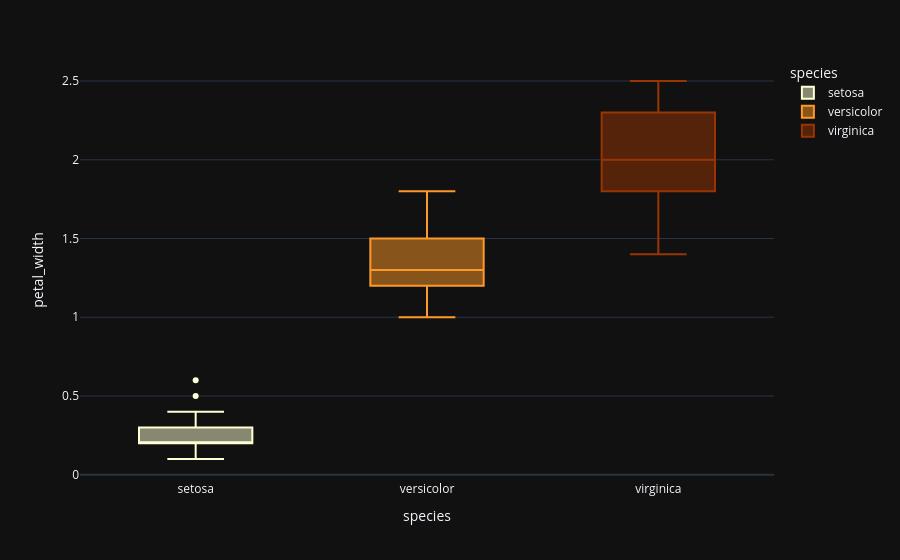

The cell this chart's notebook holds for it:
### Code cell
fig = px.box(data_frame=iris, x='species',y='petal_width',color='species',color_discrete_sequence=['#ffffd4 ','#fe9929 ','#993404 '], template='plotly_dark',orientation='v')
fig.show()

### Figure 1 — Plotly figure (JSON) as saved in the notebook; plotly's stock layout.template omitted (floating-point values rounded to 4 significant figures)
{"data": [{"alignmentgroup": "True", "hovertemplate": "species=%{x}<br>petal_width=%{y}<extra></extra>", "legendgroup": "setosa", "marker": {"color": "#ffffd4 "}, "name": "setosa", "notched": false, "offsetgroup": "setosa", "orientation": "v", "showlegend": true, "x": ["setosa", "setosa", "setosa", "setosa", "setosa", "setosa", "setosa", "setosa", "setosa", "setosa", "setosa", "setosa", "setosa", "setosa", "setosa", "setosa", "setosa", "setosa", "setosa", "setosa", "setosa", "setosa", "setosa", "setosa", "setosa", "setosa", "setosa", "setosa", "setosa", "setosa", "setosa", "setosa", "setosa", "setosa", "setosa", "setosa", "setosa", "setosa", "setosa", "setosa", "setosa", "setosa", "setosa", "setosa", "setosa", "setosa", "setosa", "setosa", "setosa", "setosa"], "x0": " ", "xaxis": "x", "y": [0.2, 0.2, 0.2, 0.2, 0.2, 0.4, 0.3, 0.2, 0.2, 0.1, 0.2, 0.2, 0.1, 0.1, 0.2, 0.4, 0.4, 0.3, 0.3, 0.3, 0.2, 0.4, 0.2, 0.5, 0.2, 0.2, 0.4, 0.2, 0.2, 0.2, 0.2, 0.4, 0.1, 0.2, 0.2, 0.2, 0.2, 0.1, 0.2, 0.2, 0.3, 0.3, 0.2, 0.6, 0.4, 0.3, 0.2, 0.2, 0.2, 0.2], "y0": " ", "yaxis": "y", "type": "box"}, {"alignmentgroup": "True", "hovertemplate": "species=%{x}<br>petal_width=%{y}<extra></extra>", "legendgroup": "versicolor", "marker": {"color": "#fe9929 "}, "name": "versicolor", "notched": false, "offsetgroup": "versicolor", "orientation": "v", "showlegend": true, "x": ["versicolor", "versicolor", "versicolor", "versicolor", "versicolor", "versicolor", "versicolor", "versicolor", "versicolor", "versicolor", "versicolor", "versicolor", "versicolor", "versicolor", "versicolor", "versicolor", "versicolor", "versicolor", "versicolor", "versicolor", "versicolor", "versicolor", "versicolor", "versicolor", "versicolor", "versicolor", "versicolor", "versicolor", "versicolor", "versicolor", "versicolor", "versicolor", "versicolor", "versicolor", "versicolor", "versicolor", "versicolor", "versicolor", "versicolor", "versicolor", "versicolor", "versicolor", "versicolor", "versicolor", "versicolor", "versicolor", "versicolor", "versicolor", "versicolor", "versicolor"], "x0": " ", "xaxis": "x", "y": [1.4, 1.5, 1.5, 1.3, 1.5, 1.3, 1.6, 1.0, 1.3, 1.4, 1.0, 1.5, 1.0, 1.4, 1.3, 1.4, 1.5, 1.0, 1.5, 1.1, 1.8, 1.3, 1.5, 1.2, 1.3, 1.4, 1.4, 1.7, 1.5, 1.0, 1.1, 1.0, 1.2, 1.6, 1.5, 1.6, 1.5, 1.3, 1.3, 1.3, 1.2, 1.4, 1.2, 1.0, 1.3, 1.2, 1.3, 1.3, 1.1, 1.3], "y0": " ", "yaxis": "y", "type": "box"}, {"alignmentgroup": "True", "hovertemplate": "species=%{x}<br>petal_width=%{y}<extra></extra>", "legendgroup": "virginica", "marker": {"color": "#993404 "}, "name": "virginica", "notched": false, "offsetgroup": "virginica", "orientation": "v", "showlegend": true, "x": ["virginica", "virginica", "virginica", "virginica", "virginica", "virginica", "virginica", "virginica", "virginica", "virginica", "virginica", "virginica", "virginica", "virginica", "virginica", "virginica", "virginica", "virginica", "virginica", "virginica", "virginica", "virginica", "virginica", "virginica", "virginica", "virginica", "virginica", "virginica", "virginica", "virginica", "virginica", "virginica", "virginica", "virginica", "virginica", "virginica", "virginica", "virginica", "virginica", "virginica", "virginica", "virginica", "virginica", "virginica", "virginica", "virginica", "virginica", "virginica", "virginica", "virginica"], "x0": " ", "xaxis": "x", "y": [2.5, 1.9, 2.1, 1.8, 2.2, 2.1, 1.7, 1.8, 1.8, 2.5, 2.0, 1.9, 2.1, 2.0, 2.4, 2.3, 1.8, 2.2, 2.3, 1.5, 2.3, 2.0, 2.0, 1.8, 2.1, 1.8, 1.8, 1.8, 2.1, 1.6, 1.9, 2.0, 2.2, 1.5, 1.4, 2.3, 2.4, 1.8, 1.8, 2.1, 2.4, 2.3, 1.9, 2.3, 2.5, 2.3, 1.9, 2.0, 2.3, 1.8], "y0": " ", "yaxis": "y", "type": "box"}], "layout": {"xaxis": {"anchor": "y", "domain": [0.0, 1.0], "title": {"text": "species"}, "categoryorder": "array", "categoryarray": ["setosa", "versicolor", "virginica"]}, "yaxis": {"anchor": "x", "domain": [0.0, 1.0], "title": {"text": "petal_width"}}, "legend": {"title": {"text": "species"}, "tracegroupgap": 0}, "margin": {"t": 60}, "boxmode": "overlay"}}
